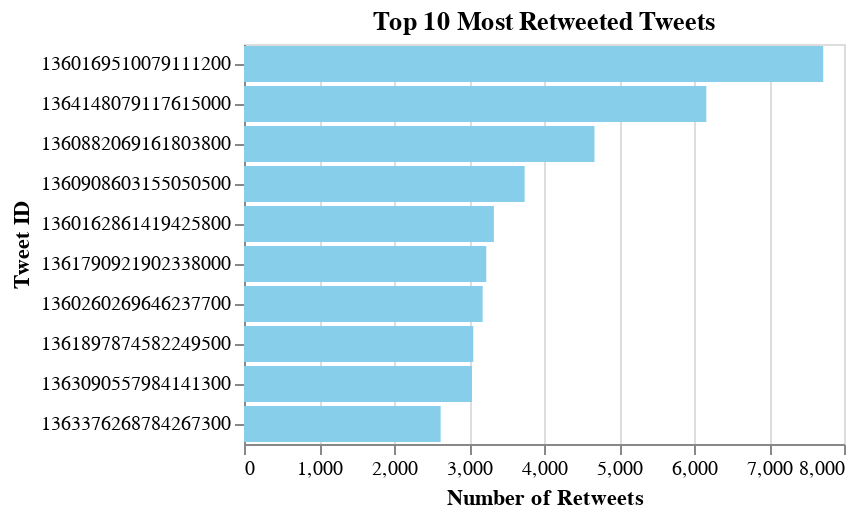

This figure's notebook cell:
### Code cell
top_retweeted = df[['id', 'content', 'retweets', 'language']].sort_values(by='retweets', ascending=False).head(10)

top_retweet_chart = alt.Chart(top_retweeted).mark_bar(color='skyblue').encode(
    alt.X('retweets:Q', title='Number of Retweets'),
    alt.Y('id:O', title='Tweet ID', sort='-x'),
    tooltip=[alt.Tooltip('content:N', title='Tweet Content'), 'language:N']  # Show the tweet content in the tooltip
).properties(
    title='Top 10 Most Retweeted Tweets'
)

# Display the chart
top_retweet_chart

### Figure 1 — Vega specification as saved in the notebook (floating-point values rounded to 4 significant figures)
{"$schema": "https://vega.github.io/schema/vega/v5.json", "data": [{"name": "source_0"}, {"name": "data_0", "values": [{"content": "अब farmlaw farmersprotest", "id": 1360169510079111173, "language": "hindi", "retweets_end": 7723.0, "retweets_start": 0.0}, {"content": "farmersprotest happen germani german govt block path barb wire dig highway label antin neither govt declar intern matter other comment guess democraci work https", "id": 1364148079117615105, "language": "english", "retweets_end": 6164.0, "retweets_start": 0.0}, {"content": "disha ravi climat activist arrest delhi polic share toolkit post support farmersprotest disha arrest alarm world need pay attent freedisharavi https tcoiygslpnjwz", "id": 1360882069161803779, "language": "english", "retweets_end": 4673.0, "retweets_start": 0.0}, {"content": "disha ravi broke court room told judg mere edit two line toolkit support farmer wrong nation treat anyon spread awar farmersprotest", "id": 1360908603155050498, "language": "english", "retweets_end": 3742.0, "retweets_start": 0.0}, {"content": "farmer sweet see farmersprotest modiwherearemissingfarm releasedetainedfarm https tcostvwhwvbvq", "id": 1360162861419425795, "language": "english", "retweets_end": 3332.0, "retweets_start": 0.0}, {"content": "india target young women silenc dissent amp muzzl free speech climat activist disharavi arrest tweet benign googl doc farmersprotest bjp minist call erad amp onlin armi joke custodi rape", "id": 1361790921902338048, "language": "english", "retweets_end": 3230.0, "retweets_start": 0.0}, {"content": "bollywood betray panjab amp farmer india hero zero farmersprotest standwithfarm", "id": 1360260269646237699, "language": "english", "retweets_end": 3182.0, "retweets_start": 0.0}, {"content": "कर हम जब बन कर बस farmersprotest jittegakisaan", "id": 1361897874582249474, "language": "hindi", "retweets_end": 3057.0, "retweets_start": 0.0}, {"content": "और डर farmersprotest farmlaw", "id": 1363090557984141315, "language": "hindi", "retweets_end": 3040.0, "retweets_start": 0.0}, {"content": "और farmersprotest farmlaw", "id": 1363376268784267268, "language": "hindi", "retweets_end": 2622.0, "retweets_start": 0.0}]}, {"name": "source_0_y_domain_id", "values": [{"id": 1360169510079111173, "sort_field": 7723}, {"id": 1364148079117615105, "sort_field": 6164}, {"id": 1360882069161803779, "sort_field": 4673}, {"id": 1360908603155050498, "sort_field": 3742}, {"id": 1360162861419425795, "sort_field": 3332}, {"id": 1361790921902338048, "sort_field": 3230}, {"id": 1360260269646237699, "sort_field": 3182}, {"id": 1361897874582249474, "sort_field": 3057}, {"id": 1363090557984141315, "sort_field": 3040}, {"id": 1363376268784267268, "sort_field": 2622}]}], "signals": [{"name": "y_step", "value": 20}, {"name": "height", "update": "bandspace(domain('y').length, 0.1, 0.05) * y_step"}], "marks": [{"type": "rect", "name": "marks", "from": {"data": "data_0"}, "encode": {"update": {"tooltip": {"signal": "{\"Tweet Content\": isValid(datum[\"content\"]) ? datum[\"content\"] : \"\"+datum[\"content\"], \"language\": isValid(datum[\"language\"]) ? datum[\"language\"] : \"\"+datum[\"language\"]}"}, "x2": {"field": "retweets_start", "scale": "x"}, "x": {"field": "retweets_end", "scale": "x"}, "fill": {"value": "skyblue"}, "y": {"field": "id", "scale": "y"}, "height": {"signal": "max(0.25, bandwidth('y'))"}}}, "style": ["bar"]}], "scales": [{"name": "x", "type": "linear", "domain": {"data": "data_0", "fields": ["retweets_start", "retweets_end"]}, "range": [0, {"signal": "width"}], "nice": true, "zero": true}, {"name": "y", "type": "band", "domain": {"data": "source_0_y_domain_id", "field": "id", "sort": {"op": "max", "field": "sort_field", "order": "descending"}}, "range": {"step": {"signal": "y_step"}}, "paddingInner": 0.1, "paddingOuter": 0.05}], "axes": [{"scale": "x", "tickCount": {"signal": "ceil(width/40)"}, "domain": false, "grid": true, "orient": "bottom", "labels": false, "maxExtent": 0, "ticks": false, "aria": false, "gridScale": "y", "zindex": 0, "minExtent": 0}, {"scale": "x", "labelFlush": true, "tickCount": {"signal": "ceil(width/40)"}, "labelOverlap": true, "zindex": 0, "orient": "bottom", "grid": false, "title": "Number of Retweets"}, {"scale": "y", "grid": false, "zindex": 0, "title": "Tweet ID", "orient": "left"}], "title": {"text": "Top 10 Most Retweeted Tweets", "frame": "group"}, "background": "white", "width": 300, "padding": 5, "style": "cell"}
